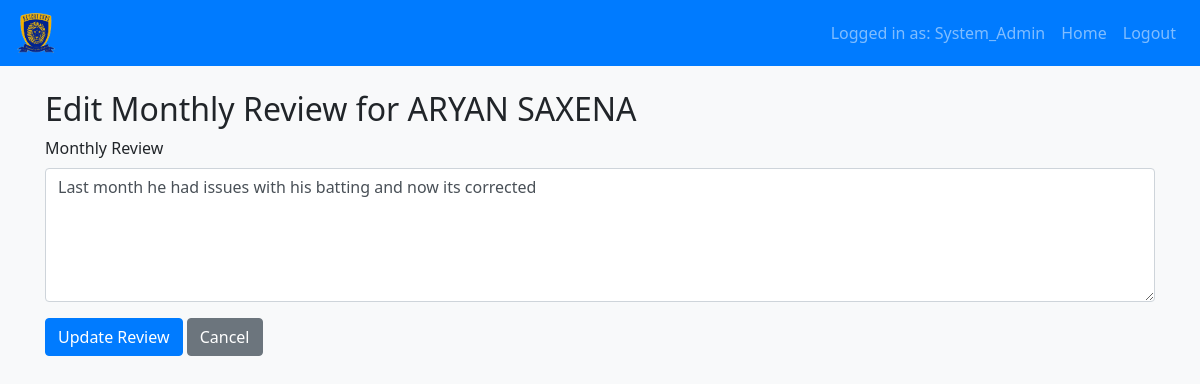
/sysadmin/edit_monthly_review/1 (signed in), run on the app's committed database.
### app.py (models this page shows, shortened)
class User(UserMixin, db.Model):
    id = db.Column(db.Integer, primary_key=True)
    username = db.Column(db.String(150), unique=True, nullable=False)
    password_hash = db.Column(db.String(150), nullable=False)
    role = db.Column(db.String(50), nullable=False)  # 'sys_admin', 'admin', 'coach'
    full_name = db.Column(db.String(150))
    branch = db.Column(db.String(150))
    email = db.Column(db.String(150))
    profile_photo = db.Column(db.String(200))
    experience = db.Column(db.String(150))
    qualification = db.Column(db.String(150))
    assigned_admin_id = db.Column(db.Integer, db.ForeignKey('user.id'), nullable=True)
    coaches = db.relationship('User', backref='admin_officer', remote_side=[id], lazy=True)

class Player(db.Model):
    id = db.Column(db.Integer, primary_key=True)
    full_name = db.Column(db.String(150), nullable=False)
    email = db.Column(db.String(150))
    branch = db.Column(db.String(150))
    assigned_squad = db.Column(db.String(100))
    date_of_birth = db.Column(db.Date)
    key_features = db.Column(db.Text)
    monthly_review = db.Column(db.Text, default="")
    profile_photo = db.Column(db.String(200))
    coach_id = db.Column(db.Integer, db.ForeignKey('user.id'), nullable=False)
    payments = db.relationship('Payment', backref='player', lazy=True)
    attendances = db.relationship('Attendance', backref='player', lazy=True)

### app.py (the view)
@app.route('/sysadmin/edit_monthly_review/<int:player_id>', methods=['GET', 'POST'])
@login_required
def edit_monthly_review(player_id):
    if current_user.role != 'sys_admin':
        flash("Access denied.", "danger")
        return redirect(url_for('dashboard'))
    player = Player.query.get_or_404(player_id)
    if request.method == 'POST':
        player.monthly_review = request.form['monthly_review']
        db.session.commit()
        log_action(current_user.id, "edit", "MonthlyReview", player.id, "Edited monthly review")
        flash("Monthly review updated.", "success")
        return redirect(url_for('manage_records', record_type='Player'))
    return render_template('edit_monthly_review.html', player=player)

### app.py (called while the page is built)
@login_manager.user_loader
def load_user(user_id):
    return User.query.get(int(user_id))

### templates/edit_monthly_review.html
{% extends "base.html" %}
{% block content %}
<h2>Edit Monthly Review for {{ player.full_name }}</h2>
<form method="POST" action="{{ url_for('edit_monthly_review', player_id=player.id) }}">
  <div class="form-group">
    <label for="monthly_review">Monthly Review</label>
    <textarea name="monthly_review" class="form-control" rows="5">{{ player.monthly_review }}</textarea>
  </div>
  <button type="submit" class="btn btn-primary">Update Review</button>
  <a href="{{ url_for('manage_records', record_type='Player') }}" class="btn btn-secondary">Cancel</a>
</form>
{% endblock %}

### templates/base.html (shortened to what this page needs)
<!DOCTYPE html>
<html lang="en">
<head>
  <link rel="stylesheet" href="https://stackpath.bootstrapcdn.com/bootstrap/4.5.2/css/bootstrap.min.css">
  <link rel="stylesheet" href="https://cdnjs.cloudflare.com/ajax/libs/animate.css/4.1.1/animate.min.css"/>
  <link rel="stylesheet" href="{{ url_for('static', filename='css/style.css') }}">
</head>
<body>
  <nav class="navbar navbar-expand-lg navbar-dark bg-primary">
    <a class="navbar-brand" href="{{ url_for('dashboard') }}">
      <img src="{{ url_for('static', filename='img/logo.png') }}" alt="Logo" style="height:40px;">
    </a>
    <div class="collapse navbar-collapse" id="navbarNav">
      <ul class="navbar-nav ml-auto">
        {% if current_user.is_authenticated %}
          <li class="nav-item d-flex align-items-center">
            <span class="nav-link mb-0">Logged in as: {{ current_user.username }}</span>
          </li>
          <li class="nav-item">
            <a class="nav-link" href="{{ url_for('dashboard') }}">Home</a>
          </li>
          <li class="nav-item">
            <a class="nav-link" href="{{ url_for('logout') }}">Logout</a>
          </li>
        {% endif %}
      </ul>
    </div>
  </nav>
  <div class="container mt-4">
    {% block content %}{% endblock %}
  </div>
</body>
</html>

### static/css/style.css (style rules this page uses)
body { background-color: #f8f9fa; font-family: "Segoe UI", Tahoma, Geneva, Verdana, sans-serif; }
.navbar { background-color: #007bff; }
.btn-primary { background-color: #007bff; border-color: #007bff; transition: background-color 0.3s ease; }

### data on the page
User: username "System_Admin"
Player: full_name "ARYAN SAXENA", monthly_review "Last month he had issues with his batting and now its corrected"
